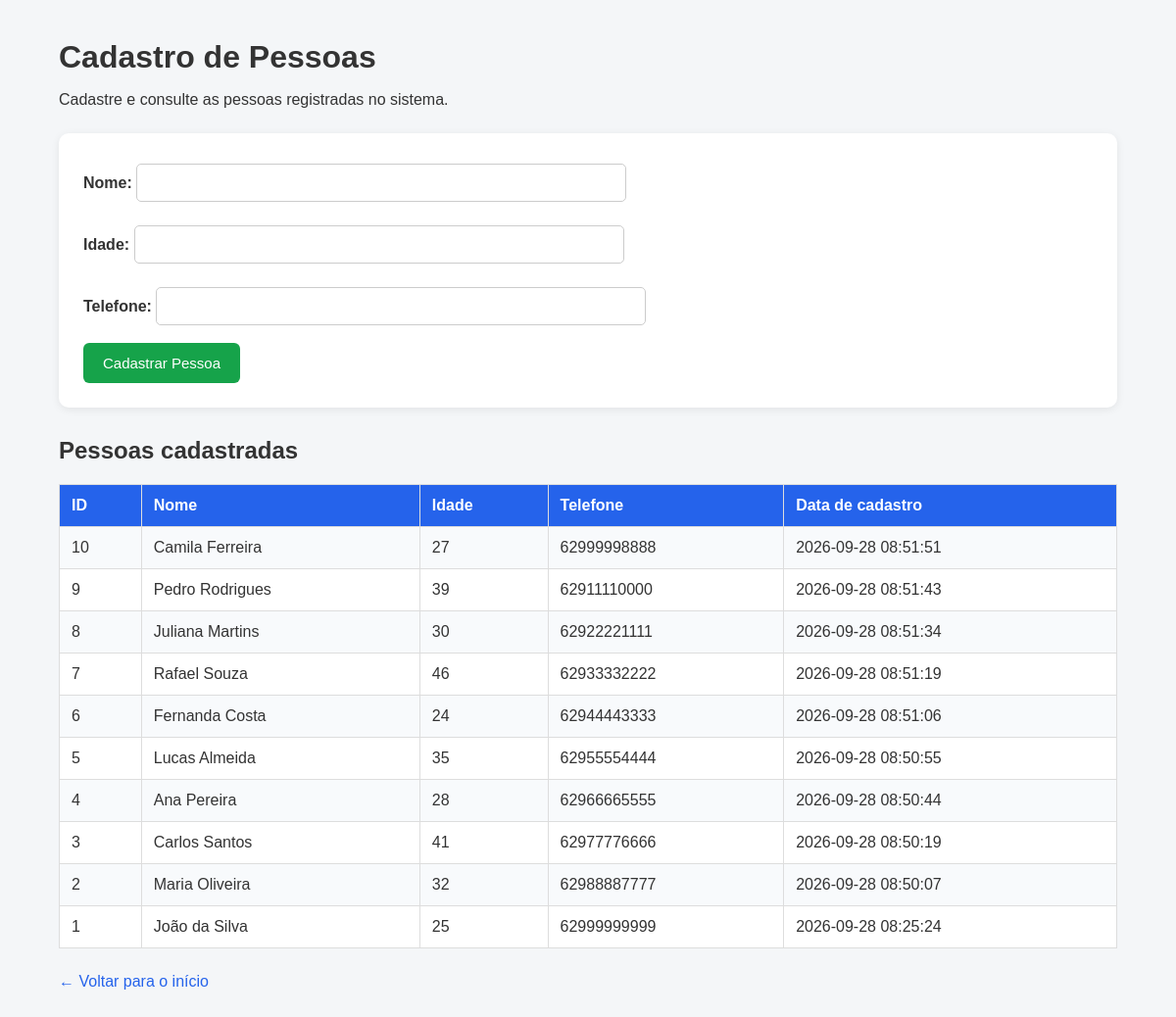
The page /pessoas on the database its author committed.
### tables this page shows
CREATE TABLE pessoas (
            id INTEGER PRIMARY KEY AUTOINCREMENT,
            nome TEXT NOT NULL,
            idade INTEGER,
            telefone TEXT,
            data_cadastro TEXT NOT NULL
        );

### app.py (the view, shortened to what this page needs)
@app.route("/pessoas", methods=["GET", "POST"])
def pessoas():
    conexao = sqlite3.connect("database.db")
    cursor = conexao.cursor()
    cursor.execute("""
        SELECT id, nome, idade, telefone, data_cadastro
        FROM pessoas
        ORDER BY id DESC
    """)
    pessoas = cursor.fetchall()
    conexao.close()
    return render_template("pessoas.html", pessoas=pessoas)

### templates/pessoas.html (shortened to what this page needs)
<!DOCTYPE html>
<html lang="pt-BR">
<head>
    <link rel="stylesheet" href="{{ url_for('static', filename='style.css') }}">
</head>
<body>
    <div class="container">
        <h1>Cadastro de Pessoas</h1>
        <p>Cadastre e consulte as pessoas registradas no sistema.</p>
        <form method="POST">
            <label>Nome:</label>
            <input type="text" name="nome" required>
            <br><br>
            <label>Idade:</label>
            <input type="number" name="idade">
            <br><br>
            <label>Telefone:</label>
            <input type="text" name="telefone">
            <br><br>
            <button type="submit">
                Cadastrar Pessoa
            </button>
        </form>
        <h2>Pessoas cadastradas</h2>
        {% if pessoas %}
        <table>
            <tr>
                <th>ID</th>
                <th>Nome</th>
                <th>Idade</th>
                <th>Telefone</th>
                <th>Data de cadastro</th>
            </tr>
            {% for pessoa in pessoas %}
            <tr>
                <td>{{ pessoa[0] }}</td>
                <td>{{ pessoa[1] }}</td>
                <td>{{ pessoa[2] }}</td>
                <td>{{ pessoa[3] }}</td>
                <td>{{ pessoa[4] }}</td>
            </tr>
            {% endfor %}
        </table>
        {% else %}
        <p>Nenhuma pessoa cadastrada ainda.</p>
        {% endif %}
        <a class="voltar" href="/">
            ← Voltar para o início
        </a>
    </div>
</body>
</html>

### static/style.css (style rules this page uses)
* { box-sizing: border-box; }
body { margin: 0; font-family: Arial, sans-serif; background: #f4f6f8; color: #333; }
.container { width: 90%; max-width: 1100px; margin: 40px auto; }
h1 { margin-bottom: 10px; }
h2 { margin-top: 30px; }
form { background: white; padding: 25px; border-radius: 10px; box-shadow: 0 2px 8px rgba(0, 0, 0, 0.08); margin: 25px 0; }
label { font-weight: bold; }
input, select, textarea { width: 100%; max-width: 500px; padding: 10px; margin-top: 6px; border: 1px solid #ccc; border-radius: 5px; font-size: 15px; }
button { background: #16a34a; color: white; border: none; padding: 12px 20px; border-radius: 6px; cursor: pointer; font-size: 15px; }
table { width: 100%; border-collapse: collapse; background: white; margin-top: 20px; }
th, td { padding: 12px; border: 1px solid #ddd; text-align: left; }
th { background: #2563eb; color: white; }
tr:nth-child(even) { background: #f8fafc; }
.voltar { display: inline-block; margin-top: 25px; color: #2563eb; text-decoration: none; }

### rows shown on the page
pessoas: id "10", nome "Camila Ferreira", idade "27", telefone "62999998888", data_cadastro "2026-09-28 08:51:51"
pessoas: id "9", nome "Pedro Rodrigues", idade "39", telefone "62911110000", data_cadastro "2026-09-28 08:51:43"
pessoas: id "8", nome "Juliana Martins", idade "30", telefone "62922221111", data_cadastro "2026-09-28 08:51:34"
pessoas: id "7", nome "Rafael Souza", idade "46", telefone "62933332222", data_cadastro "2026-09-28 08:51:19"
pessoas: id "6", nome "Fernanda Costa", idade "24", telefone "62944443333", data_cadastro "2026-09-28 08:51:06"
pessoas: id "5", nome "Lucas Almeida", idade "35", telefone "62955554444", data_cadastro "2026-09-28 08:50:55"
pessoas: id "4", nome "Ana Pereira", idade "28", telefone "62966665555", data_cadastro "2026-09-28 08:50:44"
pessoas: id "3", nome "Carlos Santos", idade "41", telefone "62977776666", data_cadastro "2026-09-28 08:50:19"
pessoas: id "2", nome "Maria Oliveira", idade "32", telefone "62988887777", data_cadastro "2026-09-28 08:50:07"
pessoas: id "1", nome "João da Silva", idade "25", telefone "62999999999", data_cadastro "2026-09-28 08:25:24"
